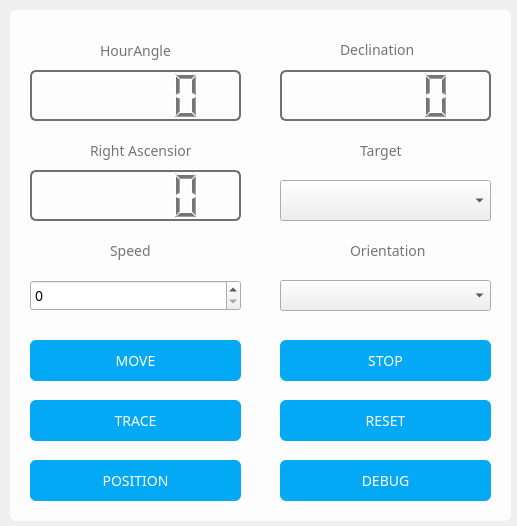
<?xml version="1.0" encoding="UTF-8"?>
<ui version="4.0">
 <class>Form</class>
 <widget class="QWidget" name="Form">
  <property name="geometry">
   <rect>
    <x>0</x>
    <y>0</y>
    <width>517</width>
    <height>526</height>
   </rect>
  </property>
  <property name="windowTitle">
   <string>Form</string>
  </property>
  <property name="styleSheet">
   <string notr="true">*{
font-size:14px;
font-family:sans-serif;
}
QFrame{
background:#fdfdfd;
border-radius:6px;
color:#757575;
}
QPushButton{
background:#03a9f4;
color:#fff;
border-radius:6px;
}
QLineEdit{
border-radius:6px;
color:#03a9f4;
}
QLCDNumber{
border: 2px solid #707070;
}
</string>
  </property>
  <widget class="QFrame" name="frame">
   <property name="geometry">
    <rect>
     <x>10</x>
     <y>10</y>
     <width>501</width>
     <height>511</height>
    </rect>
   </property>
   <property name="minimumSize">
    <size>
     <width>501</width>
     <height>411</height>
    </size>
   </property>
   <property name="styleSheet">
    <string notr="true"/>
   </property>
   <property name="frameShape">
    <enum>QFrame::StyledPanel</enum>
   </property>
   <property name="frameShadow">
    <enum>QFrame::Raised</enum>
   </property>
   <widget class="QLabel" name="label">
    <property name="geometry">
     <rect>
      <x>90</x>
      <y>30</y>
      <width>91</width>
      <height>21</height>
     </rect>
    </property>
    <property name="text">
     <string>HourAngle</string>
    </property>
   </widget>
   <widget class="QLabel" name="label_2">
    <property name="geometry">
     <rect>
      <x>330</x>
      <y>30</y>
      <width>101</width>
      <height>20</height>
     </rect>
    </property>
    <property name="text">
     <string>Declination</string>
    </property>
   </widget>
   <widget class="QLCDNumber" name="haLcdNumber">
    <property name="geometry">
     <rect>
      <x>20</x>
      <y>60</y>
      <width>211</width>
      <height>51</height>
     </rect>
    </property>
   </widget>
   <widget class="QLCDNumber" name="decLcdNumber">
    <property name="geometry">
     <rect>
      <x>270</x>
      <y>60</y>
      <width>211</width>
      <height>51</height>
     </rect>
    </property>
   </widget>
   <widget class="QLabel" name="label_3">
    <property name="geometry">
     <rect>
      <x>100</x>
      <y>230</y>
      <width>91</width>
      <height>21</height>
     </rect>
    </property>
    <property name="text">
     <string>Speed</string>
    </property>
   </widget>
   <widget class="QComboBox" name="OriComboBox">
    <property name="geometry">
     <rect>
      <x>270</x>
      <y>270</y>
      <width>211</width>
      <height>31</height>
     </rect>
    </property>
   </widget>
   <widget class="QPushButton" name="moveButton">
    <property name="geometry">
     <rect>
      <x>20</x>
      <y>330</y>
      <width>211</width>
      <height>41</height>
     </rect>
    </property>
    <property name="text">
     <string>MOVE</string>
    </property>
   </widget>
   <widget class="QPushButton" name="traceButton">
    <property name="geometry">
     <rect>
      <x>20</x>
      <y>390</y>
      <width>211</width>
      <height>41</height>
     </rect>
    </property>
    <property name="text">
     <string>TRACE</string>
    </property>
   </widget>
   <widget class="QPushButton" name="stopButton">
    <property name="geometry">
     <rect>
      <x>270</x>
      <y>330</y>
      <width>211</width>
      <height>41</height>
     </rect>
    </property>
    <property name="text">
     <string>STOP</string>
    </property>
   </widget>
   <widget class="QPushButton" name="resetButton">
    <property name="geometry">
     <rect>
      <x>270</x>
      <y>390</y>
      <width>211</width>
      <height>41</height>
     </rect>
    </property>
    <property name="text">
     <string>RESET</string>
    </property>
   </widget>
   <widget class="QPushButton" name="positionButton">
    <property name="geometry">
     <rect>
      <x>20</x>
      <y>450</y>
      <width>211</width>
      <height>41</height>
     </rect>
    </property>
    <property name="text">
     <string>POSITION</string>
    </property>
   </widget>
   <widget class="QPushButton" name="debugButton">
    <property name="geometry">
     <rect>
      <x>270</x>
      <y>450</y>
      <width>211</width>
      <height>41</height>
     </rect>
    </property>
    <property name="text">
     <string>DEBUG</string>
    </property>
   </widget>
   <widget class="QLabel" name="label_4">
    <property name="geometry">
     <rect>
      <x>340</x>
      <y>230</y>
      <width>91</width>
      <height>21</height>
     </rect>
    </property>
    <property name="text">
     <string>Orientation</string>
    </property>
   </widget>
   <widget class="QSpinBox" name="speedSpinBox">
    <property name="geometry">
     <rect>
      <x>20</x>
      <y>270</y>
      <width>211</width>
      <height>31</height>
     </rect>
    </property>
   </widget>
   <widget class="QLCDNumber" name="RALcdNumber">
    <property name="geometry">
     <rect>
      <x>20</x>
      <y>160</y>
      <width>211</width>
      <height>51</height>
     </rect>
    </property>
   </widget>
   <widget class="QLabel" name="label_6">
    <property name="geometry">
     <rect>
      <x>80</x>
      <y>130</y>
      <width>101</width>
      <height>21</height>
     </rect>
    </property>
    <property name="text">
     <string>Right Ascension</string>
    </property>
   </widget>
   <widget class="QComboBox" name="StarsComboBox">
    <property name="geometry">
     <rect>
      <x>270</x>
      <y>170</y>
      <width>211</width>
      <height>41</height>
     </rect>
    </property>
   </widget>
   <widget class="QLabel" name="label_5">
    <property name="geometry">
     <rect>
      <x>350</x>
      <y>130</y>
      <width>91</width>
      <height>21</height>
     </rect>
    </property>
    <property name="text">
     <string>Target</string>
    </property>
   </widget>
  </widget>
 </widget>
 <resources/>
 <connections/>
</ui>
